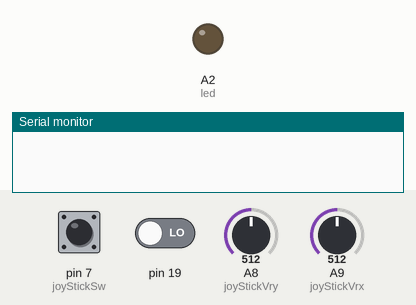
The sketch below on a simulated Arduino Mega 2560, built with avr-gcc and run on an emulated ATmega2560. On the bench: output pins drawn as LEDs (lit = HIGH), the last lines printed to the serial monitor. Inputs (shaded band) come from the test bench; at power-on: pin 19 LOW, pin 7 (joyStickSw) HIGH, A8 (joyStickVry) = 512, A9 (joyStickVrx) = 512.

Above: at 1.8 s.
1.9 s: pin 19 driven HIGH
3.4 s: pin 19 driven LOW
At 4.8 s:
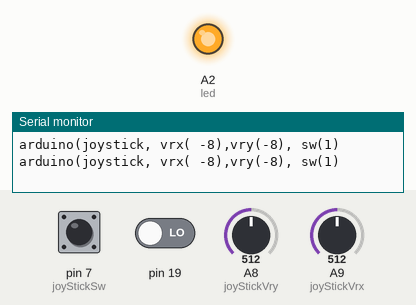
Timing chart, 0 to 6.4 s (numbered marks = the images above; inputs shaded):
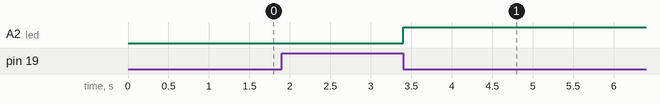

The sketch:

joystickInterrupt.ino
```cpp
/*
joystickInterrupt.ino
/*
ARDUINO PRO MICRO
pin 3 maps to interrupt 0,  SCL
pin 2 is interrupt 1,       SDA
pin 0 is interrupt 2,       RX
pin 1 is interrupt 3,       TX
pin 7 is interrupt 4
*/

/*
ARDUINO UNO
pin 3 maps to interrupt 1,
pin 2 is interrupt 0,
*/
//#include <MsTimer2.h>


//int joyStickGnd = A1; //pin 0 is interrupt 3
//int joyStickVcc5 = A2;
int joyStickVrx = A9;
int joyStickVry = A8;
int joyStickSw = 7;

// Pin 13 has an LED connected on most Arduino boards.
int led = A2; //13;
long count = 0;
boolean isOn = false;

void setup()
{
   Serial.begin(9600);
   pinMode(led, OUTPUT);
   //pinMode(joyStickGnd, OUTPUT);
   //pinMode(joyStickVcc5, OUTPUT);
   pinMode(joyStickVrx, INPUT);
   pinMode(joyStickVry, INPUT);
   pinMode(joyStickSw, INPUT);
   //digitalWrite(joyStickGnd,LOW) ;
   //digitalWrite(joyStickVcc5,HIGH) ;
   digitalWrite(joyStickSw, HIGH);
   digitalWrite(led, LOW);
   attachInterrupt(4, joystickInterruptHandler, CHANGE); // RISING CHANGE FOLLING LOW
}

boolean debouncing(){
static unsigned long lastInterruptTime = 0;
static int  lastSw = 0;
unsigned long interruptTime = millis();

  if( (interruptTime - lastInterruptTime) > 100 ){
    lastInterruptTime = interruptTime;
    return true;
  }
  return false;
}

void joystickInterruptHandler(){
  boolean ok = debouncing();
  if( ok ){
    int vrx = analogRead(joyStickVrx) - 520;
    int vry = analogRead(joyStickVry) - 520 ;
    int sw  = digitalRead(joyStickSw);
     Serial.println(
    "arduino(joystick, vrx( " + String(vrx) + "),vry(" + String(vry) + "), sw(" + String(sw) +")");
    digitalWrite(led, isOn);
    if( sw == 1 ) isOn = !isOn;
  }

}


void loop()
{
    //digitalWrite(led, HIGH);
    int vrx = analogRead(joyStickVrx) - 520;
    int vry = analogRead(joyStickVry) - 520 ;
    int sw  = digitalRead(joyStickSw);
    //Serial.println(   "vrx= " + String(vrx) + " vry=" + String(vry) + " sw=" + String(sw));
    delay(1000);
    //digitalWrite(led, LOW);
}
```

Measured:
- after the input at 3.4 s, A2 (led): LOW → HIGH at once
